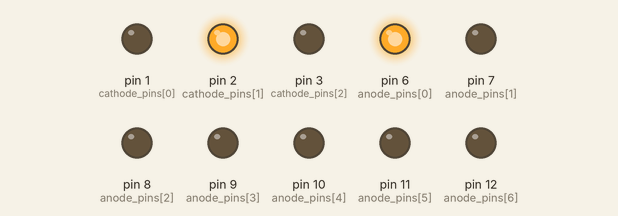
Simulated run of this sketch. Board: Arduino Uno, built with avr-gcc and run on an emulated ATmega328P. On the bench: output pins drawn as LEDs (lit = HIGH). Random numbers use the default seed unless the sketch sets one.

Above: at 0.1 s.
At 4.1 s:
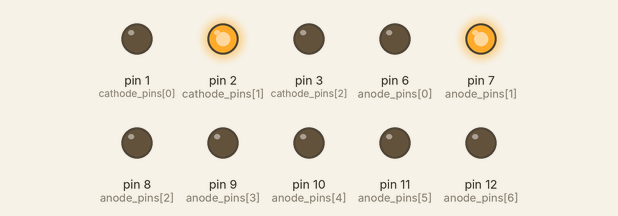
At 10.1 s:
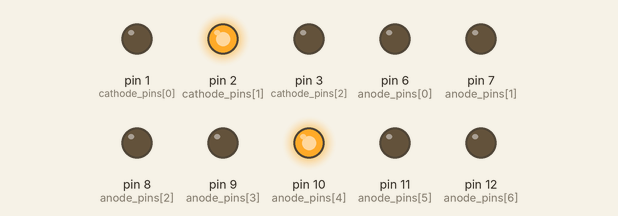
At 20.1 s:
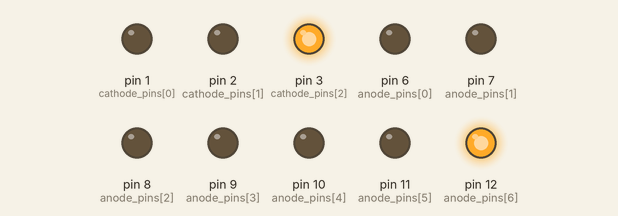
At 30.1 s:
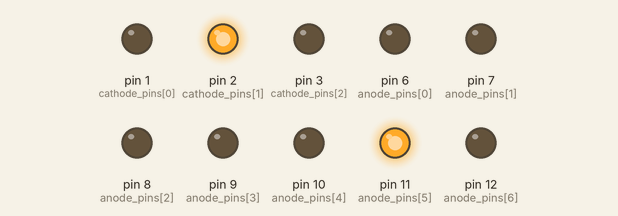
At 39.75 s:
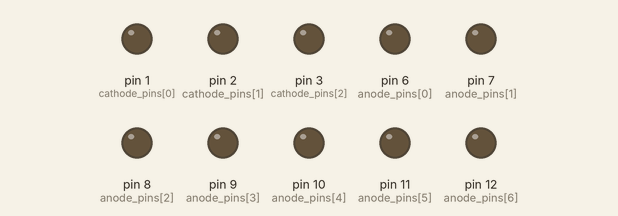
Timing chart, 0 to 40.0 s (numbered marks = the images above):
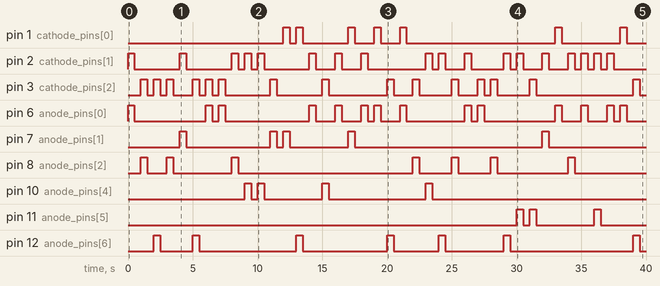

The sketch:

D_9_v_1_0_C_1_v_2.ino
```cpp
/*
  File: D_9_v_1_0_C_1_v_2
  Behavior: 7-seg LED
  Ports used:

  Date: 2013/05/04 12:08:42

*/

/* Segment: a,b,c  */
const int anode_pins[] = {6, 7, 8,
                          9, 10, 11,
                          12
                        };

const int cathode_pins[] = {1, 2, 3};

const int number_of_anode_pins = sizeof(anode_pins) / sizeof(anode_pins[0]);
const int number_of_cathode_pins = sizeof(cathode_pins) / sizeof(cathode_pins[0]);

const int wait_length = 500;

//const int LED_dp =  13;    // Port 13 => Output (Connect the anode of the LED to this port)

const int digits[] = {
  0b00111111, // 0
  0b00000110, // 1
  0b01011011, // 2
  0b01001111, // 3
  0b01100110, // 4
  0b01101101, // 5
  0b01111101, // 6
  0b00100111, // 7
  0b01111111, // 8
  0b01101111, // 9
};
void setup()
{
    for (int i = 0; i < number_of_anode_pins; i++) {
        pinMode(anode_pins[i], OUTPUT);  // anode_pinsを出力モードに設定する
    }

    for (int i = 0; i < number_of_cathode_pins; i++) {
        pinMode(cathode_pins[i], OUTPUT);  // cathode_pinを出力モードに設定する
//        digitalWrite(cathode_pins[i], HIGH);
        digitalWrite(cathode_pins[i], LOW);
    }

}//void setup()

void loop()
{
    int anode_pin = anode_pins[random(number_of_anode_pins)];  // 点灯するピンを選択する
    int cathode_pin = cathode_pins[random(number_of_cathode_pins)];  // 点灯するピンを選択する

//    digitalWrite(cathode_pin, LOW);
    digitalWrite(cathode_pin, HIGH);
    digitalWrite(anode_pin, HIGH);
//    delay(10);wait_length
    delay(wait_length);

//    digitalWrite(cathode_pin, HIGH);
    digitalWrite(cathode_pin, LOW);
    digitalWrite(anode_pin, LOW);
    delay(wait_length);

}//void loop()
```

Measured:
- by itself, pin 1 (cathode_pins[0]): LOW → HIGH at 12.0 s, → LOW 0.50 s later, → HIGH 0.50 s later, → LOW 0.50 s later, … (14 changes in this stretch)
- by itself, pin 2 (cathode_pins[1]): LOW → HIGH at 0.00 s, → LOW 0.50 s later, → HIGH 3.5 s later, → LOW 0.50 s later, … (36 changes in this stretch)
- by itself, pin 3 (cathode_pins[2]): LOW → HIGH at 1.0 s, → LOW 0.50 s later, → HIGH 0.50 s later, → LOW 0.50 s later, … (30 changes in this stretch)
- by itself, pin 6 (anode_pins[0]): LOW → HIGH at 0.00 s, → LOW 0.50 s later, → HIGH 5.5 s later, → LOW 0.50 s later, … (28 changes in this stretch)
- by itself, pin 7 (anode_pins[1]): LOW → HIGH at 4.0 s, → LOW 0.50 s later, → HIGH 6.5 s later, → LOW 0.50 s later, … (10 changes in this stretch)
- by itself, pin 8 (anode_pins[2]): LOW → HIGH at 1.0 s, → LOW 0.50 s later, → HIGH 1.5 s later, → LOW 0.50 s later, … (14 changes in this stretch)
- by itself, pin 10 (anode_pins[4]): LOW → HIGH at 9.0 s, → LOW 0.50 s later, → HIGH 0.50 s later, → LOW 0.50 s later, … (8 changes in this stretch)
- by itself, pin 11 (anode_pins[5]): goes HIGH 0.50 s, LOW 0.50 s, HIGH 0.50 s, LOW 4.5 s, HIGH 0.50 s, then LOW
